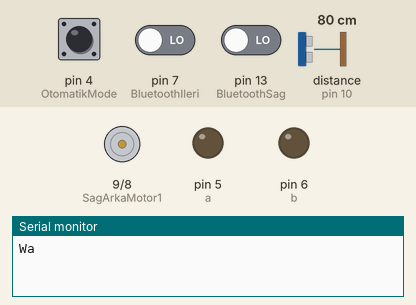
Bench run of a sketch on a simulated Arduino Uno, built with avr-gcc and run on an emulated ATmega328P. On the bench: motor-driver pin pairs drawn as motors (green arrow = first pin HIGH = forward, orange = second pin HIGH = backward, longer = more drive), output pins drawn as LEDs (lit = HIGH), the last lines printed to the serial monitor. Inputs (shaded band) come from the test bench; at power-on: pin 4 (OtomatikMode) LOW, pin 13 (BluetoothSag) LOW, pin 7 (BluetoothIleri) LOW, distance to the obstacle (sensor on pin 10) 80 cm. The echo pulse lasts 58.3 µs per cm; WiFi joins after 1.5 s; servers stay silent unless stated; pins used as bus, display or sensor lines are not drawn.

Above: at 3.0 s.
3.1 s: pin 4 (OtomatikMode) pulled HIGH for 0.15 s
At 3.21 s:
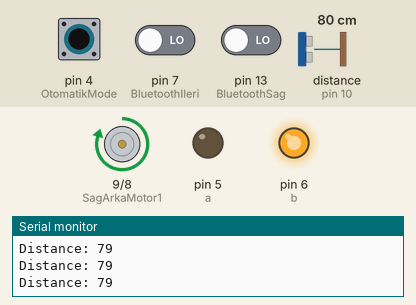
4.8 s: pin 13 (BluetoothSag) driven HIGH
At 5.8 s:
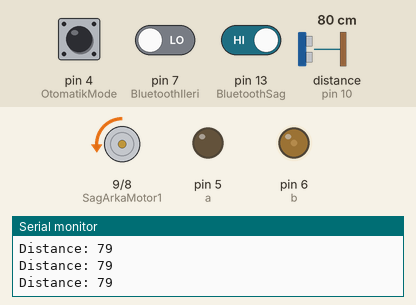
6.3 s: pin 7 (BluetoothIleri) driven HIGH
At 7.5 s:
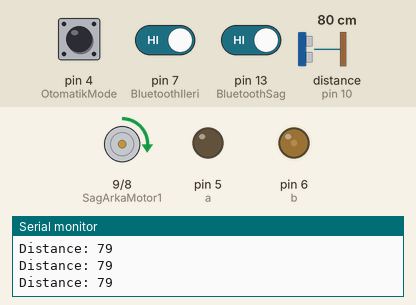
7.8 s: pin 4 (OtomatikMode) pulled HIGH for 3.2 s
At 8.6 s:
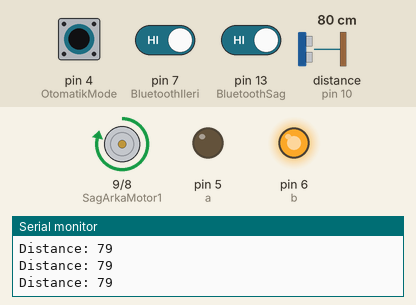
12.5 s: pin 7 (BluetoothIleri) driven LOW
At 13.6 s:
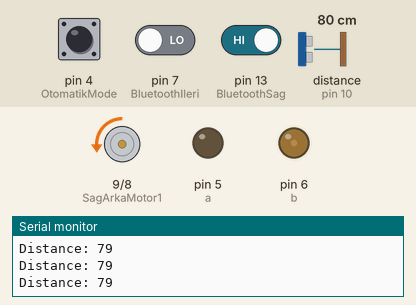
14.0 s: pin 4 (OtomatikMode) pulled HIGH for 1 s
At 14.8 s:
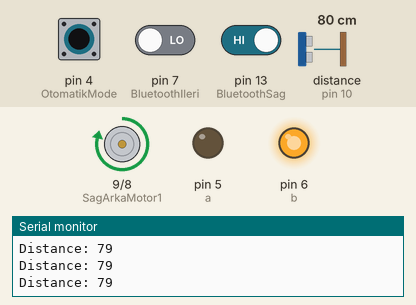
Timing chart, 0 to 17.0 s (numbered marks = the images above; inputs shaded):
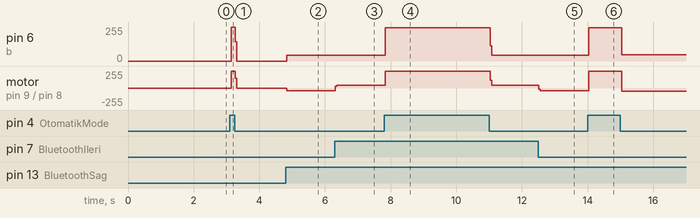

The sketch:

motor.ino
```cpp
#define BLYNK_PRINT Serial


#include <SoftwareSerial.h>
SoftwareSerial SwSerial(2, 3); // RX, TX

#include <BlynkSimpleSerialBLE.h>
#include <SoftwareSerial.h>

// You should get Auth Token in the Blynk App.
// Go to the Project Settings (nut icon).
char auth[] = "6d352150f478472d9726e76460969aa2";
SoftwareSerial SerialBLE(2, 3); // RX, TX

const int SagArkaMotor1 = 9;     // Motor sürücümüze bağladığımız pinleri tanımlıyoruz
const int SagArkaMotor2 = 8;
const int SagOnMotor3 =  9;
const int SagOnMotor4 =  8;

const int a =  5;//a ve c 2
const int b =  6;//b ve d birleştirip 6
const int c =  5;
const int d =  6;

const int BluetoothIleri =  7;
const int BluetoothSag =  13;
const int OtomatikMode =  4;

const int echo = 10;
const int trig = 11;
long duration;
int distance;

void setup()
{

 // Debug console
  Serial.begin(9600);

  SerialBLE.begin(9600);
  Blynk.begin(SerialBLE, auth);

  Serial.println("Waiting for connections...");

pinMode(SagArkaMotor1, OUTPUT);  //Tüm pinlerden güç çıkışı olacağı için OUTPUT olarak ayarladık.
pinMode(SagArkaMotor2, OUTPUT);
pinMode(SagOnMotor3, OUTPUT);
pinMode(SagOnMotor4, OUTPUT);

pinMode(a, OUTPUT);
pinMode(b, OUTPUT);
pinMode(c, OUTPUT);
pinMode(d, OUTPUT);
pinMode(BluetoothIleri,INPUT);
pinMode(BluetoothSag,INPUT);


pinMode(trig, OUTPUT);
pinMode(echo, INPUT);

Dur();
Serial.begin(9600);
}
void Dur(){


  digitalWrite(SagArkaMotor1, LOW);
      digitalWrite(SagArkaMotor2,  LOW);
      // motor 2
      digitalWrite(SagOnMotor3, LOW);
      digitalWrite(SagOnMotor4,  LOW);
      //motor 3
      digitalWrite(a, LOW);
      digitalWrite(b,  LOW);
      //motor 4
      digitalWrite(c, LOW);
      digitalWrite(d,  LOW);
  }
void IleriGit(){
// motor 1
      digitalWrite(SagArkaMotor1, HIGH);
      digitalWrite(SagArkaMotor2,  LOW);
      // motor 2
      digitalWrite(SagOnMotor3, HIGH);
      digitalWrite(SagOnMotor4,  LOW);
      //motor 3
      digitalWrite(a, LOW);
      digitalWrite(b,  HIGH);
      //motor 4
      digitalWrite(c, LOW);
      digitalWrite(d,  HIGH);

  }
  void GeriGit(){
    // motor 1
      digitalWrite(SagArkaMotor1, HIGH);
      digitalWrite(SagArkaMotor2,  LOW);
      // motor 2
      digitalWrite(SagOnMotor3, HIGH);
      digitalWrite(SagOnMotor4,  LOW);
      //motor 3
      digitalWrite(a, LOW);
      digitalWrite(b,  HIGH);
      //motor 4
      digitalWrite(c, LOW);
      digitalWrite(d,  HIGH);
  }
  void SagGit(){
    // motor 1
      digitalWrite(SagArkaMotor1, LOW);
      digitalWrite(SagArkaMotor2,  HIGH);
      // motor 2
      digitalWrite(SagOnMotor3, LOW);
      digitalWrite(SagOnMotor4,  HIGH);
      //motor 3
      digitalWrite(a, LOW);
      digitalWrite(b,  HIGH);
      //motor 4
      digitalWrite(c, LOW);
      digitalWrite(d,  HIGH);
  }
  void SolGit(){
    // motor 1
      digitalWrite(SagArkaMotor1, HIGH);
      digitalWrite(SagArkaMotor2,  LOW);
      // motor 2
      digitalWrite(SagOnMotor3, HIGH);
      digitalWrite(SagOnMotor4,  LOW);
      //motor 3
      digitalWrite(a, HIGH);
      digitalWrite(b,  LOW);
      //motor 4
      digitalWrite(c, HIGH);
      digitalWrite(d,  LOW);
  }
void loop()
{
  Dur();
  Blynk.run();
  if(digitalRead(OtomatikMode)== true){
    IleriGit();
    digitalWrite(trig, LOW);
    delayMicroseconds(2);
    digitalWrite(trig, HIGH);
    delayMicroseconds(10);
    digitalWrite(trig, LOW);
    duration = pulseIn(echo, HIGH);
    distance= duration*0.034/2;
    Serial.print("Distance: ");
    Serial.println(distance);
    if(distance <= 35){
      Dur();
      delay(200);
      SagGit();
      delay(200);
      }
    }
      else if(digitalRead(BluetoothIleri) == true){IleriGit();}
      else if(digitalRead(BluetoothSag) == true){SagGit();}
    }
```

Measured:
- after the input at 3.1 s, pin 6 (b): 0/255 → 252/255 after 0.05 s, → 0/255 0.12 s later; motor on pin 9 (SagArkaMotor1) / pin 8 (SagArkaMotor2): stopped → forward 252/255 after 0.05 s, → stopped 0.12 s later
- after the input at 4.8 s, pin 6 (b): 0/255 → 44/255 at once; motor on pin 9 (SagArkaMotor1) / pin 8 (SagArkaMotor2): stopped → backward 44/255 at once
- after the input at 6.3 s, motor on pin 9 (SagArkaMotor1) / pin 8 (SagArkaMotor2): backward 44/255 → forward 44/255 at once
- after the input at 7.8 s, pin 6 (b): 44/255 → 248/255 at once, → 45/255 3.2 s later; motor on pin 9 (SagArkaMotor1) / pin 8 (SagArkaMotor2): forward 44/255 → forward 248/255 at once, → forward 45/255 3.2 s later
- after the input at 12.5 s, motor on pin 9 (SagArkaMotor1) / pin 8 (SagArkaMotor2): forward 45/255 → backward 44/255 at once
- after the input at 14.0 s, pin 6 (b): 45/255 → 248/255 at once, → 47/255 1.0 s later; motor on pin 9 (SagArkaMotor1) / pin 8 (SagArkaMotor2): backward 44/255 → forward 248/255 at once, → backward 45/255 1.0 s later
